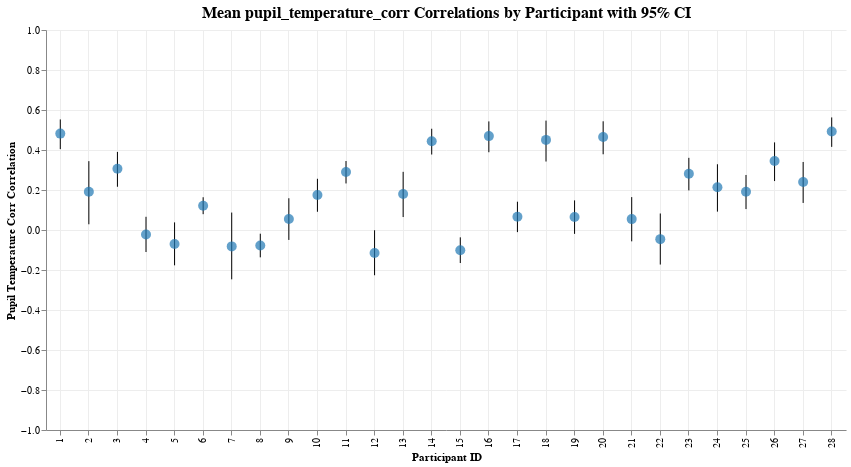

Write notebook code for a chart like this one.
### Code cell
col1, col2 = "pupil", "temperature"

corr_by_trial = calculate_correlations_by_trial(df, col1, col2)
corr_by_participant = aggregate_correlations_fisher_z(
    corr_by_trial, f"{col1}_{col2}_corr", "participant_id", include_ci=True
)
# plot_correlations_by_trial(corr_by_trial, f"{col1}_{col2}_corr")
plot_correlations_by_participant(corr_by_participant, f"{col1}_{col2}_corr")

### Figure 1 — Vega-Lite specification as saved in the notebook (floating-point values rounded to 4 significant figures)
{"config": {"view": {"continuousWidth": 300, "continuousHeight": 300, "strokeWidth": 0}, "axis": {"grid": true, "gridColor": "#ededed"}, "title": {"fontSize": 16, "anchor": "middle"}}, "layer": [{"mark": {"type": "rule"}, "encoding": {"x": {"axis": {"title": "Participant ID"}, "field": "participant_id", "type": "ordinal"}, "y": {"axis": {"title": "Pupil Temperature Corr Correlation"}, "field": "participant_id_pupil_temperature_corr_ci_lower", "scale": {"domain": [-1, 1]}, "type": "quantitative"}, "y2": {"field": "participant_id_pupil_temperature_corr_ci_upper"}}}, {"mark": {"type": "circle", "color": "#1f77b4", "size": 100}, "encoding": {"tooltip": [{"field": "participant_id", "title": "Participant", "type": "nominal"}, {"field": "participant_id_pupil_temperature_corr_mean", "format": ".3f", "title": "Mean Correlation", "type": "quantitative"}, {"field": "participant_id_pupil_temperature_corr_ci_lower", "format": ".3f", "title": "CI Lower", "type": "quantitative"}, {"field": "participant_id_pupil_temperature_corr_ci_upper", "format": ".3f", "title": "CI Upper", "type": "quantitative"}], "x": {"axis": {"title": "Participant ID"}, "field": "participant_id", "type": "ordinal"}, "y": {"field": "participant_id_pupil_temperature_corr_mean", "type": "quantitative"}}}], "data": {"name": "data-f1dc73d714b2bfb60bab41835890e546"}, "height": 400, "title": "Mean pupil_temperature_corr Correlations by Participant with 95% CI", "width": 800, "$schema": "https://vega.github.io/schema/vega-lite/v5.20.1.json", "datasets": {"data-f1dc73d714b2bfb60bab41835890e546": [{"participant_id": 1, "participant_id_pupil_temperature_corr_mean": 0.482, "participant_id_pupil_temperature_corr_ci_lower": 0.4044, "participant_id_pupil_temperature_corr_ci_upper": 0.5528}, {"participant_id": 2, "participant_id_pupil_temperature_corr_mean": 0.1914, "participant_id_pupil_temperature_corr_ci_lower": 0.02856, "participant_id_pupil_temperature_corr_ci_upper": 0.3443}, {"participant_id": 3, "participant_id_pupil_temperature_corr_mean": 0.3059, "participant_id_pupil_temperature_corr_ci_lower": 0.2162, "participant_id_pupil_temperature_corr_ci_upper": 0.3904}, {"participant_id": 4, "participant_id_pupil_temperature_corr_mean": -0.02219, "participant_id_pupil_temperature_corr_ci_lower": -0.1101, "participant_id_pupil_temperature_corr_ci_upper": 0.06605}, {"participant_id": 5, "participant_id_pupil_temperature_corr_mean": -0.0701, "participant_id_pupil_temperature_corr_ci_lower": -0.1767, "participant_id_pupil_temperature_corr_ci_upper": 0.03808}, {"participant_id": 6, "participant_id_pupil_temperature_corr_mean": 0.1217, "participant_id_pupil_temperature_corr_ci_lower": 0.0791, "participant_id_pupil_temperature_corr_ci_upper": 0.1638}, {"participant_id": 7, "participant_id_pupil_temperature_corr_mean": -0.082, "participant_id_pupil_temperature_corr_ci_lower": -0.2466, "participant_id_pupil_temperature_corr_ci_upper": 0.08725}, {"participant_id": 8, "participant_id_pupil_temperature_corr_mean": -0.07788, "participant_id_pupil_temperature_corr_ci_lower": -0.1367, "participant_id_pupil_temperature_corr_ci_upper": -0.01855}, {"participant_id": 9, "participant_id_pupil_temperature_corr_mean": 0.05514, "participant_id_pupil_temperature_corr_ci_lower": -0.04961, "participant_id_pupil_temperature_corr_ci_upper": 0.1587}, {"participant_id": 10, "participant_id_pupil_temperature_corr_mean": 0.1748, "participant_id_pupil_temperature_corr_ci_lower": 0.09114, "participant_id_pupil_temperature_corr_ci_upper": 0.2561}, {"participant_id": 11, "participant_id_pupil_temperature_corr_mean": 0.2898, "participant_id_pupil_temperature_corr_ci_lower": 0.2327, "participant_id_pupil_temperature_corr_ci_upper": 0.3449}, {"participant_id": 12, "participant_id_pupil_temperature_corr_mean": -0.1152, "participant_id_pupil_temperature_corr_ci_lower": -0.2263, "participant_id_pupil_temperature_corr_ci_upper": -0.001219}, {"participant_id": 13, "participant_id_pupil_temperature_corr_mean": 0.1802, "participant_id_pupil_temperature_corr_ci_lower": 0.0648, "participant_id_pupil_temperature_corr_ci_upper": 0.2908}, {"participant_id": 14, "participant_id_pupil_temperature_corr_mean": 0.4441, "participant_id_pupil_temperature_corr_ci_lower": 0.3774, "participant_id_pupil_temperature_corr_ci_upper": 0.5063}, {"participant_id": 15, "participant_id_pupil_temperature_corr_mean": -0.1013, "participant_id_pupil_temperature_corr_ci_lower": -0.1651, "participant_id_pupil_temperature_corr_ci_upper": -0.03667}, {"participant_id": 16, "participant_id_pupil_temperature_corr_mean": 0.4694, "participant_id_pupil_temperature_corr_ci_lower": 0.3888, "participant_id_pupil_temperature_corr_ci_upper": 0.543}, {"participant_id": 17, "participant_id_pupil_temperature_corr_mean": 0.06581, "participant_id_pupil_temperature_corr_ci_lower": -0.01061, "participant_id_pupil_temperature_corr_ci_upper": 0.1415}, {"participant_id": 18, "participant_id_pupil_temperature_corr_mean": 0.4506, "participant_id_pupil_temperature_corr_ci_lower": 0.3424, "participant_id_pupil_temperature_corr_ci_upper": 0.5469}, {"participant_id": 19, "participant_id_pupil_temperature_corr_mean": 0.06482, "participant_id_pupil_temperature_corr_ci_lower": -0.01934, "participant_id_pupil_temperature_corr_ci_upper": 0.1481}, {"participant_id": 20, "participant_id_pupil_temperature_corr_mean": 0.4651, "participant_id_pupil_temperature_corr_ci_lower": 0.3786, "participant_id_pupil_temperature_corr_ci_upper": 0.5436}, {"participant_id": 21, "participant_id_pupil_temperature_corr_mean": 0.05454, "participant_id_pupil_temperature_corr_ci_lower": -0.05671, "participant_id_pupil_temperature_corr_ci_upper": 0.1645}, {"participant_id": 22, "participant_id_pupil_temperature_corr_mean": -0.04579, "participant_id_pupil_temperature_corr_ci_lower": -0.1727, "participant_id_pupil_temperature_corr_ci_upper": 0.08257}, {"participant_id": 23, "participant_id_pupil_temperature_corr_mean": 0.2814, "participant_id_pupil_temperature_corr_ci_lower": 0.198, "participant_id_pupil_temperature_corr_ci_upper": 0.3608}, {"participant_id": 24, "participant_id_pupil_temperature_corr_mean": 0.2134, "participant_id_pupil_temperature_corr_ci_lower": 0.09183, "participant_id_pupil_temperature_corr_ci_upper": 0.3287}, {"participant_id": 25, "participant_id_pupil_temperature_corr_mean": 0.1913, "participant_id_pupil_temperature_corr_ci_lower": 0.1046, "participant_id_pupil_temperature_corr_ci_upper": 0.2751}, {"participant_id": 26, "participant_id_pupil_temperature_corr_mean": 0.345, "participant_id_pupil_temperature_corr_ci_lower": 0.2447, "participant_id_pupil_temperature_corr_ci_upper": 0.4381}, {"participant_id": 27, "participant_id_pupil_temperature_corr_mean": 0.2404, "participant_id_pupil_temperature_corr_ci_lower": 0.1352, "participant_id_pupil_temperature_corr_ci_upper": 0.3401}, {"participant_id": 28, "participant_id_pupil_temperature_corr_mean": 0.4927, "participant_id_pupil_temperature_corr_ci_lower": 0.4157, "participant_id_pupil_temperature_corr_ci_upper": 0.5628}]}}
